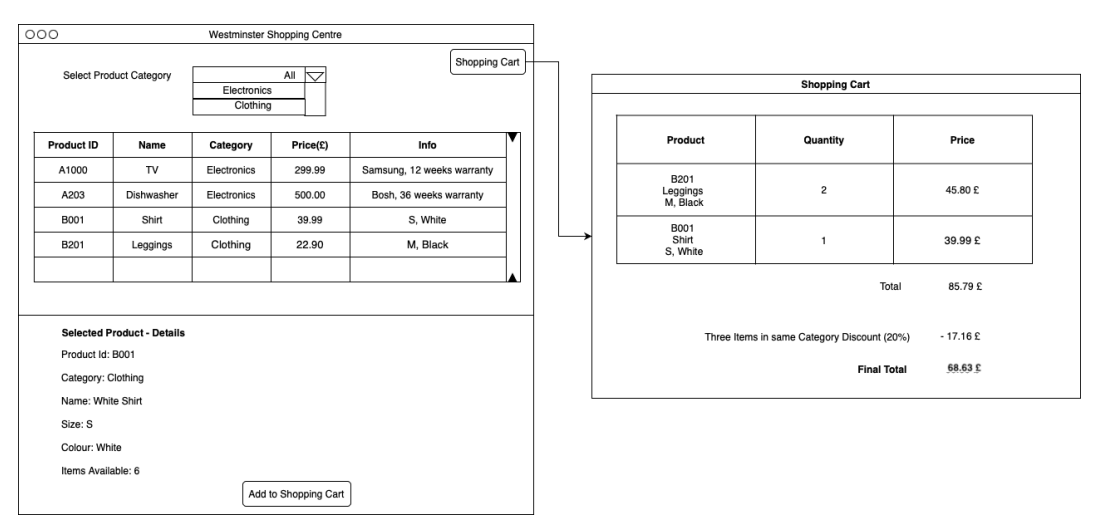
#> input picture Computer Vision/ascii art/image.png, 1109 x 520 px
$ python code.py
#> lines starting #> are read from the running program, lines starting #| are printed output that depends on the picture
from PIL import Image

def image_to_ascii(image_path, output_width=80):
    # Open the image file
#> called with image_path = 'image.png', output_width = 80
    image = Image.open(image_path)
#> image is the input picture: PIL image 1109x520 RGBA; mean R, G, B, A 246.4, 246.4, 246.4, 255

    # Resize the image to match the desired output width
    aspect_ratio = image.height / image.width
#> aspect_ratio = 0.469
    output_height = int(output_width * aspect_ratio)
#> output_height = 37
    image = image.resize((output_width, output_height))
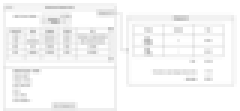
#> image: PIL image 80x37 RGBA (shown 3 times larger); mean R, G, B, A 246.2, 246.2, 246.2, 255

    # Convert each pixel to grayscale and map to ASCII characters
    ascii_chars = '@%#*+=-:. '

    ascii_image = ''
    for y in range(output_height):
        for x in range(output_width):
            pixel = image.getpixel((x, y))
            brightness = sum(pixel) / 3 / 255.0
            ascii_image += ascii_chars[int(brightness * (len(ascii_chars) - 1))]
        ascii_image += '\n'
#> after the loop, ascii_image = ''

    return ascii_image

# Example usage:
image_path = 'image.png'
#> (the run stopped early here; a loop or call above may not have finished)
